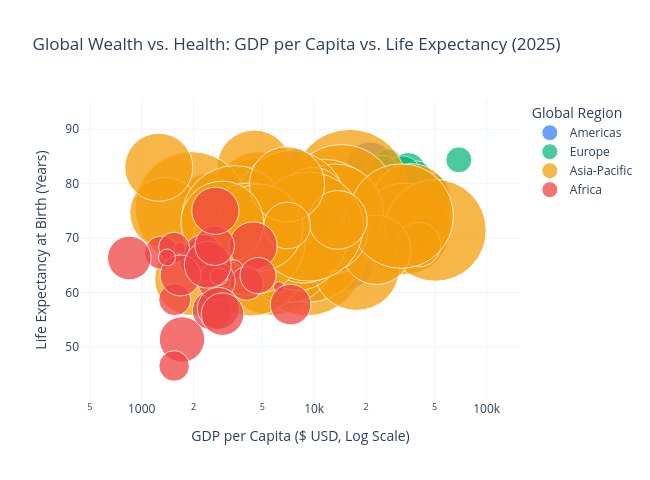

The notebook cell this image was saved under:
### Markdown cell above
## Interactive Global Bubble Chart

Using Plotly, we construct our Gapminder-style bubble chart, mapping regions to distinct categorical colors and population vectors to bubble sizes.

### Code cell
# Convert structures to standard lists for JSON serialization compatibility
regions_list = ['Americas', 'Europe', 'Asia-Pacific', 'Africa']
region_colors = {
    'Americas': '#3B82F6',
    'Europe': '#10B981',
    'Asia-Pacific': '#F59E0B',
    'Africa': '#EF4444'
}

fig = go.Figure()

for reg in regions_list:
    df_reg = df_global[df_global['Region'] == reg]
    
    # Calculate bubble sizing based on population square-roots
    sizes = np.sqrt(df_reg['Population'] / 1e6) * 3 + 6
    
    fig.add_trace(go.Scatter(
        x=list(df_reg['GDP_per_Capita']),
        y=list(df_reg['Life_Expectancy']),
        mode='markers',
        name=reg,
        text=list(df_reg['Country']),
        marker=dict(
            size=list(sizes),
            color=region_colors[reg],
            opacity=0.75,
            line=dict(width=1, color='white')
        ),
        hoverinfo='text',
        hovertext=[
            f"<b>{row['Country']}</b><br>Region: {row['Region']}<br>GDP/Capita: ${row['GDP_per_Capita']:,.0f}<br>Life Expectancy: {row['Life_Expectancy']:.1f} Yrs<br>Population: {row['Population']/1e6:.1f}M"
            for _, row in df_reg.iterrows()
        ]
    ))

fig.update_layout(
    title='Global Wealth vs. Health: GDP per Capita vs. Life Expectancy (2025)',
    xaxis=dict(
        title='GDP per Capita ($ USD, Log Scale)',
        type='log',
        gridcolor='#F1F5F9'
    ),
    yaxis=dict(
        title='Life Expectancy at Birth (Years)',
        gridcolor='#F1F5F9'
    ),
    template='plotly_white',
    width=650,
    height=480,
    legend_title='Global Region'
)

fig.show()

### Figure 1 — Plotly figure (JSON) as saved in the notebook; plotly's stock layout.template omitted (floating-point values rounded to 4 significant figures)
{"data": [{"hoverinfo": "text", "hovertext": ["<b>Country_001</b><br>Region: Americas<br>GDP/Capita: $9,057<br>Life Expectancy: 70.2 Yrs<br>Population: 141.4M", "<b>Country_008</b><br>Region: Americas<br>GDP/Capita: $10,261<br>Life Expectancy: 69.0 Yrs<br>Population: 324.4M", "<b>Country_009</b><br>Region: Americas<br>GDP/Capita: $36,030<br>Life Expectancy: 73.0 Yrs<br>Population: 250.8M", "<b>Country_014</b><br>Region: Americas<br>GDP/Capita: $22,550<br>Life Expectancy: 78.2 Yrs<br>Population: 98.7M", "<b>Country_022</b><br>Region: Americas<br>GDP/Capita: $17,090<br>Life Expectancy: 73.2 Yrs<br>Population: 270.4M", "<b>Country_027</b><br>Region: Americas<br>GDP/Capita: $6,008<br>Life Expectancy: 77.1 Yrs<br>Population: 49.8M", "<b>Country_028</b><br>Region: Americas<br>GDP/Capita: $9,853<br>Life Expectancy: 77.1 Yrs<br>Population: 96.8M", "<b>Country_032</b><br>Region: Americas<br>GDP/Capita: $16,478<br>Life Expectancy: 78.6 Yrs<br>Population: 49.0M", "<b>Country_035</b><br>Region: Americas<br>GDP/Capita: $9,429<br>Life Expectancy: 63.0 Yrs<br>Population: 223.3M", "<b>Country_036</b><br>Region: Americas<br>GDP/Capita: $20,839<br>Life Expectancy: 75.5 Yrs<br>Population: 252.9M", "<b>Country_038</b><br>Region: Americas<br>GDP/Capita: $15,622<br>Life Expectancy: 79.7 Yrs<br>Population: 53.6M", "<b>Country_043</b><br>Region: Americas<br>GDP/Capita: $12,458<br>Life Expectancy: 78.1 Yrs<br>Population: 129.8M", "<b>Country_044</b><br>Region: Americas<br>GDP/Capita: $7,149<br>Life Expectancy: 73.6 Yrs<br>Population: 132.1M", "<b>Country_051</b><br>Region: Americas<br>GDP/Capita: $17,686<br>Life Expectancy: 81.1 Yrs<br>Population: 132.3M", "<b>Country_053</b><br>Region: Americas<br>GDP/Capita: $12,586<br>Life Expectancy: 74.3 Yrs<br>Population: 328.1M", "<b>Country_054</b><br>Region: Americas<br>GDP/Capita: $20,043<br>Life Expectancy: 79.1 Yrs<br>Population: 296.6M", "<b>Country_059</b><br>Region: Americas<br>GDP/Capita: $8,578<br>Life Expectancy: 78.6 Yrs<br>Population: 164.7M", "<b>Country_060</b><br>Region: Americas<br>GDP/Capita: $22,801<br>Life Expectancy: 71.0 Yrs<br>Population: 181.6M", "<b>Country_061</b><br>Region: Americas<br>GDP/Capita: $31,033<br>Life Expectancy: 72.4 Yrs<br>Population: 270.8M", "<b>Country_068</b><br>Region: Americas<br>GDP/Capita: $5,964<br>Life Expectancy: 79.9 Yrs<br>Population: 154.5M", "<b>Country_077</b><br>Region: Americas<br>GDP/Capita: $21,098<br>Life Expectancy: 83.3 Yrs<br>Population: 189.9M", "<b>Country_083</b><br>Region: Americas<br>GDP/Capita: $10,801<br>Life Expectancy: 71.2 Yrs<br>Population: 34.9M", "<b>Country_084</b><br>Region: Americas<br>GDP/Capita: $41,959<br>Life Expectancy: 69.7 Yrs<br>Population: 184.1M", "<b>Country_085</b><br>Region: Americas<br>GDP/Capita: $9,122<br>Life Expectancy: 71.8 Yrs<br>Population: 146.3M", "<b>Country_088</b><br>Region: Americas<br>GDP/Capita: $11,137<br>Life Expectancy: 73.6 Yrs<br>Population: 202.3M", "<b>Country_089</b><br>Region: Americas<br>GDP/Capita: $4,938<br>Life Expectancy: 74.2 Yrs<br>Population: 179.1M", "<b>Country_090</b><br>Region: Americas<br>GDP/Capita: $7,766<br>Life Expectancy: 83.2 Yrs<br>Population: 90.3M", "<b>Country_098</b><br>Region: Americas<br>GDP/Capita: $10,069<br>Life Expectancy: 69.5 Yrs<br>Population: 266.2M", "<b>Country_100</b><br>Region: Americas<br>GDP/Capita: $18,308<br>Life Expectancy: 75.0 Yrs<br>Population: 317.8M", "<b>Country_109</b><br>Region: Americas<br>GDP/Capita: $15,885<br>Life Expectancy: 69.4 Yrs<br>Population: 208.3M", "<b>Country_114</b><br>Region: Americas<br>GDP/Capita: $13,859<br>Life Expectancy: 77.6 Yrs<br>Population: 281.9M", "<b>Country_118</b><br>Region: Americas<br>GDP/Capita: $15,028<br>Life Expectancy: 65.8 Yrs<br>Population: 303.4M", "<b>Country_127</b><br>Region: Americas<br>GDP/Capita: $17,364<br>Life Expectancy: 71.3 Yrs<br>Population: 25.9M", "<b>Country_137</b><br>Region: Americas<br>GDP/Capita: $8,737<br>Life Expectancy: 76.1 Yrs<br>Population: 287.2M", "<b>Country_139</b><br>Region: Americas<br>GDP/Capita: $22,355<br>Life Expectancy: 77.0 Yrs<br>Population: 339.6M", "<b>Country_146</b><br>Region: Americas<br>GDP/Capita: $31,532<br>Life Expectancy: 81.6 Yrs<br>Population: 140.9M", "<b>Country_149</b><br>Region: Americas<br>GDP/Capita: $5,081<br>Life Expectancy: 71.7 Yrs<br>Population: 218.3M"], "marker": {"color": "#3B82F6", "line": {"color": "white", "width": 1}, "opacity": 0.75, "size": [41.67, 60.04, 53.51, 35.81, 55.33, 27.17, 35.51, 26.99, 50.83, 53.71, 27.96, 40.17, 40.48, 40.5, 60.34, 57.67, 44.5, 46.43, 55.37, 43.29, 47.35, 23.71, 46.71, 42.28, 48.67, 46.15, 34.51, 54.95, 59.48, 49.3, 56.37, 58.25, 21.28, 56.84, 61.28, 41.61, 50.33]}, "mode": "markers", "name": "Americas", "text": ["Country_001", "Country_008", "Country_009", "Country_014", "Country_022", "Country_027", "Country_028", "Country_032", "Country_035", "Country_036", "Country_038", "Country_043", "Country_044", "Country_051", "Country_053", "Country_054", "Country_059", "Country_060", "Country_061", "Country_068", "Country_077", "Country_083", "Country_084", "Country_085", "Country_088", "Country_089", "Country_090", "Country_098", "Country_100", "Country_109", "Country_114", "Country_118", "Country_127", "Country_137", "Country_139", "Country_146", "Country_149"], "x": [9057.0, 10260.0, 36030.0, 22550.0, 17090.0, 6008.0, 9853.0, 16480.0, 9429.0, 20840.0, 15620.0, 12460.0, 7149.0, 17690.0, 12590.0, 20040.0, 8578.0, 22800.0, 31030.0, 5964.0, 21100.0, 10800.0, 41960.0, 9122.0, 11140.0, 4938.0, 7766.0, 10070.0, 18310.0, 15880.0, 13860.0, 15030.0, 17360.0, 8737.0, 22360.0, 31530.0, 5081.0], "y": [70.22, 69.0, 73.0, 78.17, 73.23, 77.09, 77.14, 78.57, 62.96, 75.54, 79.73, 78.12, 73.58, 81.06, 74.28, 79.05, 78.64, 70.98, 72.43, 79.89, 83.31, 71.22, 69.7, 71.82, 73.63, 74.24, 83.2, 69.49, 75.03, 69.36, 77.62, 65.79, 71.32, 76.06, 76.97, 81.55, 71.72], "type": "scatter"}, {"hoverinfo": "text", "hovertext": ["<b>Country_004</b><br>Region: Europe<br>GDP/Capita: $24,795<br>Life Expectancy: 80.8 Yrs<br>Population: 45.4M", "<b>Country_005</b><br>Region: Europe<br>GDP/Capita: $36,708<br>Life Expectancy: 74.1 Yrs<br>Population: 42.5M", "<b>Country_011</b><br>Region: Europe<br>GDP/Capita: $31,268<br>Life Expectancy: 80.5 Yrs<br>Population: 13.7M", "<b>Country_013</b><br>Region: Europe<br>GDP/Capita: $20,706<br>Life Expectancy: 80.3 Yrs<br>Population: 57.7M", "<b>Country_015</b><br>Region: Europe<br>GDP/Capita: $49,598<br>Life Expectancy: 78.5 Yrs<br>Population: 67.6M", "<b>Country_021</b><br>Region: Europe<br>GDP/Capita: $28,691<br>Life Expectancy: 79.2 Yrs<br>Population: 5.5M", "<b>Country_024</b><br>Region: Europe<br>GDP/Capita: $69,010<br>Life Expectancy: 84.4 Yrs<br>Population: 44.5M", "<b>Country_026</b><br>Region: Europe<br>GDP/Capita: $32,555<br>Life Expectancy: 81.9 Yrs<br>Population: 116.3M", "<b>Country_029</b><br>Region: Europe<br>GDP/Capita: $17,318<br>Life Expectancy: 79.8 Yrs<br>Population: 75.2M", "<b>Country_039</b><br>Region: Europe<br>GDP/Capita: $30,852<br>Life Expectancy: 80.0 Yrs<br>Population: 28.4M", "<b>Country_042</b><br>Region: Europe<br>GDP/Capita: $24,957<br>Life Expectancy: 76.1 Yrs<br>Population: 16.4M", "<b>Country_047</b><br>Region: Europe<br>GDP/Capita: $26,740<br>Life Expectancy: 83.8 Yrs<br>Population: 56.7M", "<b>Country_048</b><br>Region: Europe<br>GDP/Capita: $8,759<br>Life Expectancy: 77.7 Yrs<br>Population: 95.9M", "<b>Country_050</b><br>Region: Europe<br>GDP/Capita: $17,908<br>Life Expectancy: 79.5 Yrs<br>Population: 47.0M", "<b>Country_052</b><br>Region: Europe<br>GDP/Capita: $16,458<br>Life Expectancy: 77.3 Yrs<br>Population: 119.8M", "<b>Country_058</b><br>Region: Europe<br>GDP/Capita: $35,164<br>Life Expectancy: 79.6 Yrs<br>Population: 69.0M", "<b>Country_062</b><br>Region: Europe<br>GDP/Capita: $20,269<br>Life Expectancy: 76.0 Yrs<br>Population: 118.2M", "<b>Country_064</b><br>Region: Europe<br>GDP/Capita: $23,017<br>Life Expectancy: 81.1 Yrs<br>Population: 79.5M", "<b>Country_073</b><br>Region: Europe<br>GDP/Capita: $39,971<br>Life Expectancy: 77.4 Yrs<br>Population: 96.4M", "<b>Country_074</b><br>Region: Europe<br>GDP/Capita: $20,265<br>Life Expectancy: 80.8 Yrs<br>Population: 30.9M", "<b>Country_075</b><br>Region: Europe<br>GDP/Capita: $32,172<br>Life Expectancy: 78.0 Yrs<br>Population: 11.6M", "<b>Country_078</b><br>Region: Europe<br>GDP/Capita: $35,891<br>Life Expectancy: 76.7 Yrs<br>Population: 34.2M", "<b>Country_081</b><br>Region: Europe<br>GDP/Capita: $18,947<br>Life Expectancy: 77.6 Yrs<br>Population: 10.5M", "<b>Country_082</b><br>Region: Europe<br>GDP/Capita: $20,009<br>Life Expectancy: 78.0 Yrs<br>Population: 5.7M", "<b>Country_086</b><br>Region: Europe<br>GDP/Capita: $32,318<br>Life Expectancy: 80.5 Yrs<br>Population: 57.2M", "<b>Country_099</b><br>Region: Europe<br>GDP/Capita: $34,899<br>Life Expectancy: 78.1 Yrs<br>Population: 110.7M", "<b>Country_106</b><br>Region: Europe<br>GDP/Capita: $35,066<br>Life Expectancy: 82.5 Yrs<br>Population: 91.3M", "<b>Country_113</b><br>Region: Europe<br>GDP/Capita: $39,341<br>Life Expectancy: 81.5 Yrs<br>Population: 58.9M", "<b>Country_119</b><br>Region: Europe<br>GDP/Capita: $29,623<br>Life Expectancy: 77.9 Yrs<br>Population: 108.8M", "<b>Country_122</b><br>Region: Europe<br>GDP/Capita: $29,172<br>Life Expectancy: 79.6 Yrs<br>Population: 73.9M", "<b>Country_126</b><br>Region: Europe<br>GDP/Capita: $25,882<br>Life Expectancy: 77.3 Yrs<br>Population: 52.4M", "<b>Country_133</b><br>Region: Europe<br>GDP/Capita: $47,429<br>Life Expectancy: 78.5 Yrs<br>Population: 104.2M", "<b>Country_134</b><br>Region: Europe<br>GDP/Capita: $32,619<br>Life Expectancy: 81.8 Yrs<br>Population: 102.6M", "<b>Country_142</b><br>Region: Europe<br>GDP/Capita: $29,683<br>Life Expectancy: 75.8 Yrs<br>Population: 94.4M", "<b>Country_144</b><br>Region: Europe<br>GDP/Capita: $24,928<br>Life Expectancy: 82.4 Yrs<br>Population: 69.8M", "<b>Country_148</b><br>Region: Europe<br>GDP/Capita: $22,784<br>Life Expectancy: 81.2 Yrs<br>Population: 10.9M"], "marker": {"color": "#10B981", "line": {"color": "white", "width": 1}, "opacity": 0.75, "size": [26.22, 25.56, 17.09, 28.78, 30.67, 13.02, 26.02, 38.35, 32.01, 22.0, 18.13, 28.58, 35.38, 26.56, 38.84, 30.93, 38.61, 32.75, 35.46, 22.69, 16.22, 23.55, 15.7, 13.15, 28.68, 37.56, 34.67, 29.03, 37.29, 31.79, 27.72, 36.63, 36.39, 35.14, 31.07, 15.92]}, "mode": "markers", "name": "Europe", "text": ["Country_004", "Country_005", "Country_011", "Country_013", "Country_015", "Country_021", "Country_024", "Country_026", "Country_029", "Country_039", "Country_042", "Country_047", "Country_048", "Country_050", "Country_052", "Country_058", "Country_062", "Country_064", "Country_073", "Country_074", "Country_075", "Country_078", "Country_081", "Country_082", "Country_086", "Country_099", "Country_106", "Country_113", "Country_119", "Country_122", "Country_126", "Country_133", "Country_134", "Country_142", "Country_144", "Country_148"], "x": [24800.0, 36710.0, 31270.0, 20710.0, 49600.0, 28690.0, 69010.0, 32550.0, 17320.0, 30850.0, 24960.0, 26740.0, 8759.0, 17910.0, 16460.0, 35160.0, 20270.0, 23020.0, 39970.0, 20270.0, 32170.0, 35890.0, 18950.0, 20010.0, 32320.0, 34900.0, 35070.0, 39340.0, 29620.0, 29170.0, 25880.0, 47430.0, 32620.0, 29680.0, 24930.0, 22780.0], "y": [80.77, 74.07, 80.52, 80.33, 78.5, 79.18, 84.37, 81.86, 79.78, 80.02, 76.12, 83.79, 77.71, 79.48, 77.3, 79.65, 75.98, 81.09, 77.4, 80.78, 78.05, 76.72, 77.65, 78.02, 80.46, 78.12, 82.52, 81.53, 77.85, 79.63, 77.31, 78.5, 81.77, 75.77, 82.39, 81.17], "type": "scatter"}, {"hoverinfo": "text", "hovertext": ["<b>Country_002</b><br>Region: Asia-Pacific<br>GDP/Capita: $10,943<br>Life Expectancy: 77.0 Yrs<br>Population: 699.1M", "<b>Country_003</b><br>Region: Asia-Pacific<br>GDP/Capita: $16,108<br>Life Expectancy: 79.4 Yrs<br>Population: 1319.4M", "<b>Country_006</b><br>Region: Asia-Pacific<br>GDP/Capita: $4,913<br>Life Expectancy: 75.7 Yrs<br>Population: 968.3M", "<b>Country_007</b><br>Region: Asia-Pacific<br>GDP/Capita: $5,649<br>Life Expectancy: 64.9 Yrs<br>Population: 953.0M", "<b>Country_010</b><br>Region: Asia-Pacific<br>GDP/Capita: $5,686<br>Life Expectancy: 70.2 Yrs<br>Population: 1284.4M", "<b>Country_016</b><br>Region: Asia-Pacific<br>GDP/Capita: $7,826<br>Life Expectancy: 76.2 Yrs<br>Population: 654.9M", "<b>Country_017</b><br>Region: Asia-Pacific<br>GDP/Capita: $4,760<br>Life Expectancy: 78.0 Yrs<br>Population: 716.3M", "<b>Country_018</b><br>Region: Asia-Pacific<br>GDP/Capita: $1,938<br>Life Expectancy: 62.5 Yrs<br>Population: 500.6M", "<b>Country_019</b><br>Region: Asia-Pacific<br>GDP/Capita: $14,407<br>Life Expectancy: 77.1 Yrs<br>Population: 1205.2M", "<b>Country_020</b><br>Region: Asia-Pacific<br>GDP/Capita: $11,507<br>Life Expectancy: 68.8 Yrs<br>Population: 828.7M", "<b>Country_023</b><br>Region: Asia-Pacific<br>GDP/Capita: $17,737<br>Life Expectancy: 72.9 Yrs<br>Population: 101.2M", "<b>Country_025</b><br>Region: Asia-Pacific<br>GDP/Capita: $6,604<br>Life Expectancy: 76.8 Yrs<br>Population: 123.4M", "<b>Country_030</b><br>Region: Asia-Pacific<br>GDP/Capita: $9,025<br>Life Expectancy: 66.3 Yrs<br>Population: 1328.0M", "<b>Country_031</b><br>Region: Asia-Pacific<br>GDP/Capita: $36,577<br>Life Expectancy: 76.4 Yrs<br>Population: 603.3M", "<b>Country_033</b><br>Region: Asia-Pacific<br>GDP/Capita: $9,212<br>Life Expectancy: 68.8 Yrs<br>Population: 1333.4M", "<b>Country_040</b><br>Region: Asia-Pacific<br>GDP/Capita: $13,473<br>Life Expectancy: 70.4 Yrs<br>Population: 524.8M", "<b>Country_045</b><br>Region: Asia-Pacific<br>GDP/Capita: $33,329<br>Life Expectancy: 71.7 Yrs<br>Population: 818.0M", "<b>Country_046</b><br>Region: Asia-Pacific<br>GDP/Capita: $7,226<br>Life Expectancy: 65.9 Yrs<br>Population: 678.7M", "<b>Country_049</b><br>Region: Asia-Pacific<br>GDP/Capita: $50,407<br>Life Expectancy: 71.4 Yrs<br>Population: 1020.6M", "<b>Country_057</b><br>Region: Asia-Pacific<br>GDP/Capita: $5,202<br>Life Expectancy: 66.6 Yrs<br>Population: 172.0M", "<b>Country_065</b><br>Region: Asia-Pacific<br>GDP/Capita: $40,268<br>Life Expectancy: 68.8 Yrs<br>Population: 165.6M", "<b>Country_067</b><br>Region: Asia-Pacific<br>GDP/Capita: $6,620<br>Life Expectancy: 74.1 Yrs<br>Population: 1300.3M", "<b>Country_069</b><br>Region: Asia-Pacific<br>GDP/Capita: $2,389<br>Life Expectancy: 76.8 Yrs<br>Population: 271.0M", "<b>Country_070</b><br>Region: Asia-Pacific<br>GDP/Capita: $4,854<br>Life Expectancy: 69.3 Yrs<br>Population: 420.0M", "<b>Country_071</b><br>Region: Asia-Pacific<br>GDP/Capita: $2,477<br>Life Expectancy: 67.1 Yrs<br>Population: 167.4M", "<b>Country_072</b><br>Region: Asia-Pacific<br>GDP/Capita: $2,424<br>Life Expectancy: 74.3 Yrs<br>Population: 271.4M", "<b>Country_076</b><br>Region: Asia-Pacific<br>GDP/Capita: $11,336<br>Life Expectancy: 73.8 Yrs<br>Population: 1354.4M", "<b>Country_087</b><br>Region: Asia-Pacific<br>GDP/Capita: $4,259<br>Life Expectancy: 65.9 Yrs<br>Population: 1230.8M", "<b>Country_091</b><br>Region: Asia-Pacific<br>GDP/Capita: $13,161<br>Life Expectancy: 74.7 Yrs<br>Population: 933.6M", "<b>Country_092</b><br>Region: Asia-Pacific<br>GDP/Capita: $17,618<br>Life Expectancy: 64.6 Yrs<br>Population: 715.3M", "<b>Country_094</b><br>Region: Asia-Pacific<br>GDP/Capita: $3,593<br>Life Expectancy: 70.9 Yrs<br>Population: 778.1M", "<b>Country_097</b><br>Region: Asia-Pacific<br>GDP/Capita: $5,410<br>Life Expectancy: 77.6 Yrs<br>Population: 315.6M", "<b>Country_101</b><br>Region: Asia-Pacific<br>GDP/Capita: $8,051<br>Life Expectancy: 68.0 Yrs<br>Population: 656.2M", "<b>Country_102</b><br>Region: Asia-Pacific<br>GDP/Capita: $22,935<br>Life Expectancy: 67.8 Yrs<br>Population: 443.8M", "<b>Country_103</b><br>Region: Asia-Pacific<br>GDP/Capita: $11,719<br>Life Expectancy: 71.5 Yrs<br>Population: 672.3M", "<b>Country_104</b><br>Region: Asia-Pacific<br>GDP/Capita: $4,492<br>Life Expectancy: 83.0 Yrs<br>Population: 519.4M", "<b>Country_105</b><br>Region: Asia-Pacific<br>GDP/Capita: $7,333<br>Life Expectancy: 75.8 Yrs<br>Population: 1230.3M", "<b>Country_107</b><br>Region: Asia-Pacific<br>GDP/Capita: $9,844<br>Life Expectancy: 76.8 Yrs<br>Population: 418.0M", "<b>Country_108</b><br>Region: Asia-Pacific<br>GDP/Capita: $4,143<br>Life Expectancy: 74.5 Yrs<br>Population: 341.8M", "<b>Country_112</b><br>Region: Asia-Pacific<br>GDP/Capita: $8,697<br>Life Expectancy: 69.7 Yrs<br>Population: 732.0M", "<b>Country_115</b><br>Region: Asia-Pacific<br>GDP/Capita: $1,941<br>Life Expectancy: 75.6 Yrs<br>Population: 1259.3M", "<b>Country_116</b><br>Region: Asia-Pacific<br>GDP/Capita: $1,367<br>Life Expectancy: 74.6 Yrs<br>Population: 465.9M", "<b>Country_120</b><br>Region: Asia-Pacific<br>GDP/Capita: $3,467<br>Life Expectancy: 73.5 Yrs<br>Population: 1126.4M", "<b>Country_121</b><br>Region: Asia-Pacific<br>GDP/Capita: $1,257<br>Life Expectancy: 83.0 Yrs<br>Population: 428.3M", "<b>Country_125</b><br>Region: Asia-Pacific<br>GDP/Capita: $31,956<br>Life Expectancy: 74.0 Yrs<br>Population: 1079.7M", "<b>Country_129</b><br>Region: Asia-Pacific<br>GDP/Capita: $4,225<br>Life Expectancy: 69.8 Yrs<br>Population: 1255.7M", "<b>Country_130</b><br>Region: Asia-Pacific<br>GDP/Capita: $9,289<br>Life Expectancy: 72.1 Yrs<br>Population: 1180.9M", "<b>Country_135</b><br>Region: Asia-Pacific<br>GDP/Capita: $4,812<br>Life Expectancy: 71.9 Yrs<br>Population: 729.0M", "<b>Country_138</b><br>Region: Asia-Pacific<br>GDP/Capita: $13,730<br>Life Expectancy: 73.3 Yrs<br>Population: 308.0M", "<b>Country_140</b><br>Region: Asia-Pacific<br>GDP/Capita: $6,958<br>Life Expectancy: 79.9 Yrs<br>Population: 532.9M", "<b>Country_143</b><br>Region: Asia-Pacific<br>GDP/Capita: $6,978<br>Life Expectancy: 72.3 Yrs<br>Population: 183.4M", "<b>Country_147</b><br>Region: Asia-Pacific<br>GDP/Capita: $2,930<br>Life Expectancy: 72.8 Yrs<br>Population: 656.5M"], "marker": {"color": "#F59E0B", "line": {"color": "white", "width": 1}, "opacity": 0.75, "size": [85.32, 115.0, 99.35, 98.61, 113.5, 82.78, 86.29, 73.12, 110.1, 92.36, 36.18, 39.32, 115.3, 79.69, 115.5, 74.73, 91.8, 84.15, 101.8, 45.35, 44.61, 114.2, 55.38, 67.48, 44.81, 55.43, 116.4, 111.2, 97.67, 86.23, 89.68, 59.3, 82.85, 69.2, 83.79, 74.37, 111.2, 67.34, 61.47, 87.17, 112.5, 70.75, 106.7, 68.09, 104.6, 112.3, 109.1, 87.0, 58.65, 75.25, 46.63, 82.87]}, "mode": "markers", "name": "Asia-Pacific", "text": ["Country_002", "Country_003", "Country_006", "Country_007", "Country_010", "Country_016", "Country_017", "Country_018", "Country_019", "Country_020", "Country_023", "Country_025", "Country_030", "Country_031", "Country_033", "Country_040", "Country_045", "Country_046", "Country_049", "Country_057", "Country_065", "Country_067", "Country_069", "Country_070", "Country_071", "Country_072", "Country_076", "Country_087", "Country_091", "Country_092", "Country_094", "Country_097", "Country_101", "Country_102", "Country_103", "Country_104", "Country_105", "Country_107", "Country_108", "Country_112", "Country_115", "Country_116", "Country_120", "Country_121", "Country_125", "Country_129", "Country_130", "Country_135", "Country_138", "Country_140", "Country_143", "Country_147"], "x": [10940.0, 16110.0, 4913.0, 5649.0, 5686.0, 7826.0, 4760.0, 1938.0, 14410.0, 11510.0, 17740.0, 6604.0, 9025.0, 36580.0, 9212.0, 13470.0, 33330.0, 7226.0, 50410.0, 5202.0, 40270.0, 6620.0, 2389.0, 4854.0, 2477.0, 2424.0, 11340.0, 4259.0, 13160.0, 17620.0, 3593.0, 5410.0, 8051.0, 22940.0, 11720.0, 4492.0, 7333.0, 9844.0, 4143.0, 8697.0, 1941.0, 1367.0, 3467.0, 1257.0, 31960.0, 4225.0, 9289.0, 4812.0, 13730.0, 6958.0, 6978.0, 2930.0], "y": [76.97, 79.41, 75.7, 64.88, 70.21, 76.24, 77.95, 62.46, 77.07, 68.79, 72.95, 76.75, 66.3, 76.37, 68.83, 70.39, 71.67, 65.88, 71.42, 66.58, 68.8, 74.11, 76.79, 69.31, 67.12, 74.33, 73.8, 65.88, 74.65, 64.63, 70.87, 77.62, 67.97, 67.83, 71.45, 83.01, 75.83, 76.79, 74.51, 69.72, 75.55, 74.63, 73.5, 83.01, 74.04, 69.8, 72.1, 71.94, 73.33, 79.87, 72.29, 72.85], "type": "scatter"}, {"hoverinfo": "text", "hovertext": ["<b>Country_012</b><br>Region: Africa<br>GDP/Capita: $4,427<br>Life Expectancy: 68.6 Yrs<br>Population: 197.0M", "<b>Country_034</b><br>Region: Africa<br>GDP/Capita: $1,712<br>Life Expectancy: 51.4 Yrs<br>Population: 172.3M", "<b>Country_037</b><br>Region: Africa<br>GDP/Capita: $2,196<br>Life Expectancy: 66.0 Yrs<br>Population: 147.8M", "<b>Country_041</b><br>Region: Africa<br>GDP/Capita: $1,298<br>Life Expectancy: 67.3 Yrs<br>Population: 82.2M", "<b>Country_055</b><br>Region: Africa<br>GDP/Capita: $2,268<br>Life Expectancy: 67.3 Yrs<br>Population: 107.6M", "<b>Country_056</b><br>Region: Africa<br>GDP/Capita: $6,252<br>Life Expectancy: 61.0 Yrs<br>Population: 2.6M", "<b>Country_063</b><br>Region: Africa<br>GDP/Capita: $1,667<br>Life Expectancy: 68.2 Yrs<br>Population: 3.4M", "<b>Country_066</b><br>Region: Africa<br>GDP/Capita: $847<br>Life Expectancy: 66.3 Yrs<br>Population: 157.2M", "<b>Country_079</b><br>Region: Africa<br>GDP/Capita: $3,406<br>Life Expectancy: 64.1 Yrs<br>Population: 23.8M", "<b>Country_080</b><br>Region: Africa<br>GDP/Capita: $4,059<br>Life Expectancy: 61.6 Yrs<br>Population: 83.7M", "<b>Country_093</b><br>Region: Africa<br>GDP/Capita: $2,551<br>Life Expectancy: 56.7 Yrs<br>Population: 121.6M", "<b>Country_095</b><br>Region: Africa<br>GDP/Capita: $7,298<br>Life Expectancy: 57.8 Yrs<br>Population: 133.2M", "<b>Country_096</b><br>Region: Africa<br>GDP/Capita: $2,713<br>Life Expectancy: 62.1 Yrs<br>Population: 111.5M", "<b>Country_110</b><br>Region: Africa<br>GDP/Capita: $1,555<br>Life Expectancy: 58.7 Yrs<br>Population: 76.0M", "<b>Country_111</b><br>Region: Africa<br>GDP/Capita: $1,541<br>Life Expectancy: 68.2 Yrs<br>Population: 68.9M", "<b>Country_117</b><br>Region: Africa<br>GDP/Capita: $2,784<br>Life Expectancy: 57.1 Yrs<br>Population: 144.1M", "<b>Country_123</b><br>Region: Africa<br>GDP/Capita: $1,678<br>Life Expectancy: 63.1 Yrs<br>Population: 135.0M", "<b>Country_124</b><br>Region: Africa<br>GDP/Capita: $2,806<br>Life Expectancy: 62.9 Yrs<br>Population: 15.0M", "<b>Country_128</b><br>Region: Africa<br>GDP/Capita: $4,729<br>Life Expectancy: 63.1 Yrs<br>Population: 100.8M", "<b>Country_131</b><br>Region: Africa<br>GDP/Capita: $1,542<br>Life Expectancy: 46.5 Yrs<br>Population: 66.8M", "<b>Country_132</b><br>Region: Africa<br>GDP/Capita: $1,401<br>Life Expectancy: 66.4 Yrs<br>Population: 13.4M", "<b>Country_136</b><br>Region: Africa<br>GDP/Capita: $2,413<br>Life Expectancy: 65.1 Yrs<br>Population: 184.6M", "<b>Country_141</b><br>Region: Africa<br>GDP/Capita: $2,649<br>Life Expectancy: 68.6 Yrs<br>Population: 125.5M", "<b>Country_145</b><br>Region: Africa<br>GDP/Capita: $2,941<br>Life Expectancy: 56.0 Yrs<br>Population: 148.1M", "<b>Country_150</b><br>Region: Africa<br>GDP/Capita: $2,674<br>Life Expectancy: 75.0 Yrs<br>Population: 188.7M"], "marker": {"color": "#EF4444", "line": {"color": "white", "width": 1}, "opacity": 0.75, "size": [48.11, 45.38, 42.48, 33.19, 37.12, 10.87, 11.53, 43.61, 20.62, 33.45, 39.09, 40.63, 37.67, 32.15, 30.9, 42.01, 40.86, 17.62, 36.12, 30.52, 16.98, 46.76, 39.61, 42.51, 47.21]}, "mode": "markers", "name": "Africa", "text": ["Country_012", "Country_034", "Country_037", "Country_041", "Country_055", "Country_056", "Country_063", "Country_066", "Country_079", "Country_080", "Country_093", "Country_095", "Country_096", "Country_110", "Country_111", "Country_117", "Country_123", "Country_124", "Country_128", "Country_131", "Country_132", "Country_136", "Country_141", "Country_145", "Country_150"], "x": [4427.0, 1712.0, 2196.0, 1298.0, 2268.0, 6252.0, 1667.0, 847.4, 3406.0, 4059.0, 2551.0, 7298.0, 2713.0, 1555.0, 1541.0, 2784.0, 1678.0, 2806.0, 4729.0, 1542.0, 1401.0, 2413.0, 2649.0, 2941.0, 2674.0], "y": [68.56, 51.36, 65.96, 67.31, 67.26, 60.98, 68.17, 66.33, 64.12, 61.64, 56.67, 57.77, 62.09, 58.7, 68.24, 57.07, 63.13, 62.91, 63.12, 46.5, 66.43, 65.09, 68.6, 56.01, 75.01], "type": "scatter"}], "layout": {"xaxis": {"title": {"text": "GDP per Capita ($ USD, Log Scale)"}, "type": "log", "gridcolor": "#F1F5F9"}, "yaxis": {"title": {"text": "Life Expectancy at Birth (Years)"}, "gridcolor": "#F1F5F9"}, "title": {"text": "Global Wealth vs. Health: GDP per Capita vs. Life Expectancy (2025)"}, "width": 650, "height": 480, "legend": {"title": {"text": "Global Region"}}}}
